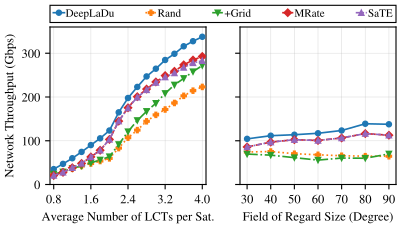

This chart was generated by the following Python code:
import csv
import os
from pathlib import Path

import matplotlib.pyplot as plt
import numpy as np


FONT_SIZE = 9
FIG_WIDTH_IN = 4.0
FIG_HEIGHT_IN = 2.25

METHOD_NAMES = ["DeepLaDu", "Rand", "+Grid", "MRate", "SaTE"]
METHOD_STYLES = [
    {"color": "#1f77b4", "marker": "o", "linestyle": "-"},
    {"color": "#ff7f0e", "marker": "P", "linestyle": ":"},
    {"color": "#2ca02c", "marker": "v", "linestyle": "-."},
    {"color": "#d62728", "marker": "D", "linestyle": "--"},
    {"color": "#9467bd", "marker": "^", "linestyle": (0, (3, 1, 1, 1))},
]


def configure_matplotlib():
    plt.rcParams.update(
        {
            "font.family": "serif",
            "font.serif": [
                "Times New Roman",
                "Times",
                "Nimbus Roman",
                "STIXGeneral",
            ],
            "font.size": FONT_SIZE,
            "axes.titlesize": FONT_SIZE,
            "axes.labelsize": FONT_SIZE,
            "xtick.labelsize": FONT_SIZE,
            "ytick.labelsize": FONT_SIZE,
            "legend.fontsize": FONT_SIZE,
            "mathtext.fontset": "cm",
            "pdf.fonttype": 42,
            "ps.fonttype": 42,
        }
    )


def load_lct_summary(summary_path):
    summary_path = Path(summary_path)
    rows = {}
    with summary_path.open(newline="", encoding="utf-8") as summary_file:
        for row in csv.DictReader(summary_file):
            level = float(row["average_lcts"])
            method = row["method"]
            n_cases = int(row["n_cases"])
            if n_cases != 20:
                raise ValueError(
                    f"Expected 20 cases for {method} at {level}, found {n_cases}"
                )
            rows[(level, method)] = float(row["throughput_gbps_mean"])

    levels = np.asarray(sorted({level for level, _ in rows}), dtype=float)
    if len(levels) != 17 or not np.allclose(
        levels, np.round(np.arange(0.8, 4.0 + 0.1, 0.2), 1)
    ):
        raise ValueError("LCT summary must contain the 0.8 to 4.0 sweep")

    throughput = np.asarray(
        [[rows[(level, method)] for method in METHOD_NAMES] for level in levels],
        dtype=float,
    )
    return levels, throughput


def load_for_results(results_path, n_cases=2):
    data = np.genfromtxt(results_path, delimiter=",")
    data = -data[:, [4, 8, 7, 6, 9]]
    return data.reshape(7, n_cases, len(METHOD_NAMES)).mean(axis=1)


def plot_method_lines(axis, x_values, data):
    lines = []
    for method_index, method_name in enumerate(METHOD_NAMES):
        style = METHOD_STYLES[method_index]
        (line,) = axis.plot(
            x_values,
            data[:, method_index],
            label=method_name,
            color=style["color"],
            marker=style["marker"],
            linestyle=style["linestyle"],
            linewidth=1.2,
            markersize=3.7,
            zorder=3,
        )
        lines.append(line)
    return lines


def make_figure(lct_summary_path, for_results_path):
    configure_matplotlib()
    fig, axes = plt.subplots(1, 2)
    fig.set_size_inches(FIG_WIDTH_IN, FIG_HEIGHT_IN)

    lct_values, lct_data = load_lct_summary(lct_summary_path)
    left_axis = axes[0]
    lines = plot_method_lines(left_axis, lct_values, lct_data)
    left_axis.set_position([0.125, 0.18, 0.39, 0.70])
    left_axis.set_ylabel("Network Throughput (Gbps)")
    left_axis.set_xlabel("Average Number of LCTs per Sat.")
    left_axis.set_xlim(0.72, 4.08)
    left_axis.set_xticks([0.8, 1.6, 2.4, 3.2, 4.0])
    left_axis.set_xticklabels(["0.8", "1.6", "2.4", "3.2", "4.0"])

    for_values = np.asarray([30, 40, 50, 60, 70, 80, 90])
    for_data = load_for_results(for_results_path)
    right_axis = axes[1]
    plot_method_lines(right_axis, for_values, for_data)
    right_axis.set_position([0.60, 0.18, 0.39, 0.70])
    right_axis.set_xlabel("Field of Regard Size (Degree)")
    right_axis.set_xticks(for_values)

    for axis in axes:
        axis.set_ylim(0, 360)
        axis.set_yticks([0, 100, 200, 300])
        axis.grid(True, zorder=0, alpha=0.35, linewidth=0.5)
    left_axis.set_yticklabels(["0", "100", "200", "300"])
    right_axis.tick_params(axis="y", labelleft=False)

    legend = fig.legend(
        lines,
        METHOD_NAMES,
        fontsize=FONT_SIZE - 1,
        loc="lower left",
        bbox_to_anchor=(0.125, 0.90, 0.865, 0.125),
        mode="expand",
        ncol=5,
        borderaxespad=0.0,
        handlelength=1.0,
        handleheight=0.8,
        handletextpad=0.1,
        frameon=True,
        fancybox=False,
        edgecolor="black",
        facecolor="white",
        framealpha=1,
        borderpad=0.3,
        labelspacing=0.2,
    )
    legend.get_frame().set_linewidth(0.8)
    return fig


def main():
    current_dir = Path(__file__).resolve().parent
    repo_root = current_dir.parents[1]
    lct_summary_path = os.environ.get(
        "DEEP_LADU_LCT_SUMMARY",
        str(
            repo_root
            / "tmp"
            / "reviewer_lct_20260724"
            / "sweep-full"
            / "summary.csv"
        ),
    )
    for_results_path = os.environ.get(
        "DEEP_LADU_FOR_RESULTS",
        "/home/zhouyou/leo-sat-flow/sim_alg_j1_res/"
        "test_ld_starlink_1000_varying_for/"
        "test_ld_starlink_1000_varying_for-2025-November-27-13-36-06-ail/ldl",
    )
    fig = make_figure(lct_summary_path, for_results_path)
    output_path = current_dir / f"{Path(__file__).stem}.pdf"
    print(f"Saving figure to {output_path}")
    fig.savefig(output_path, format="pdf", pad_inches=0)
    plt.close(fig)


if __name__ == "__main__":
    main()
